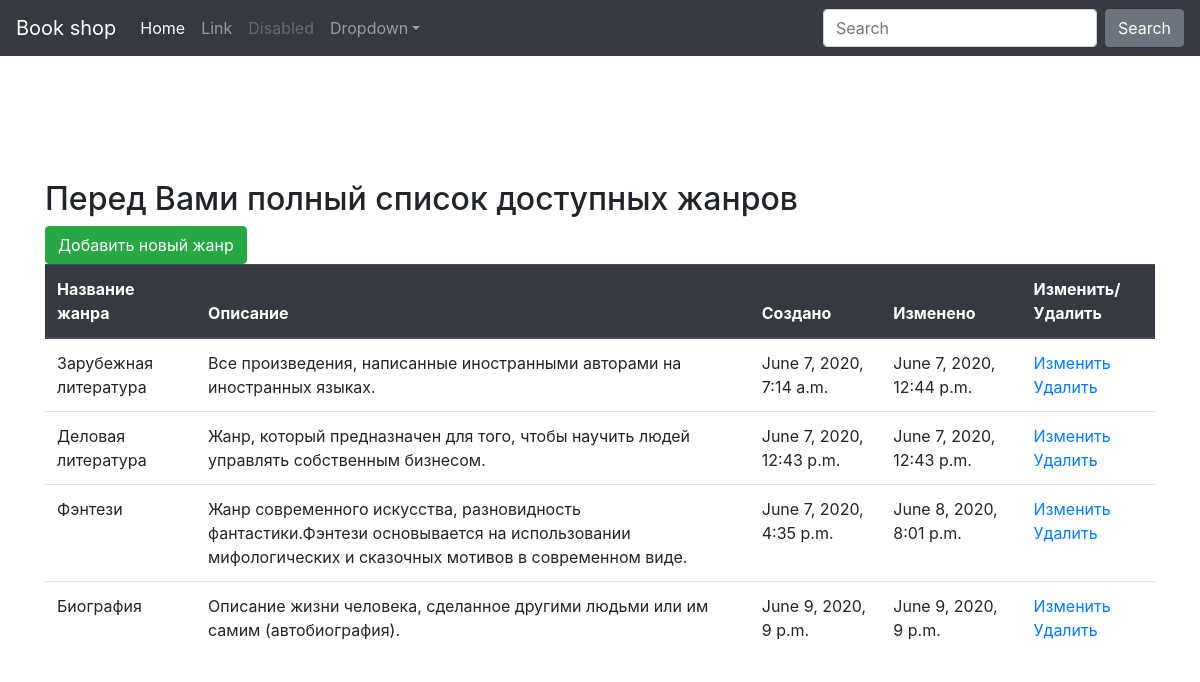
The app's page /testgenre/list-genre/ with its own data.
### testgenre/models.py (models this page shows, shortened)
class Genre(models.Model):
    name = models.CharField(
        verbose_name='Название жанра',
        max_length=50
    )
    description = models.TextField(
        verbose_name='Описание жанра',
        null=True,
        blank=True
    )
    created = models.DateTimeField(
        verbose_name="Создано",
        auto_now=False,
        auto_now_add=True
    )
    updated = models.DateTimeField(
        verbose_name="Изменено",
        auto_now=True,
        auto_now_add=False
    )

### testgenre/views.py (the view)
# urls.py: path('list-genre/', views.ListGenre.as_view(), name="list"),
class ListGenre(ListView):
    model = Genre
    template_name='testgenre/list-genre.html'
    queryset = Genre.objects.all()
    success_url = reverse_lazy('genres:list')
    context_object_name = 'genres'

### testgenre/templates/testgenre/list-genre.html (shortened to what this page needs)
{% extends 'templates/base.html' %}
{%block body%}
<div>
    <h2>Перед Вами полный список доступных жанров</h3>
        <a href="{% url 'genres:create' %}" class="btn btn-success">Добавить новый жанр</a>
        <table   width="850" class="table">
            <thead class="thead-dark">
            <tr id="id1">
                <th>Название жанра</th><th>Описание</th><th>Создано</th><th>Изменено</th><th>Изменить/Удалить</th>
            </tr>
            </thead>
            {% for obj in genres %}
                <tr>
                    <td>{{obj.name}}</td>
                    <td>{{obj.description}}</td>
                    <td>{{obj.created}}</td>
                    <td>{{obj.updated}}</td>
                    <td><a href="{% url 'genres:update' obj.pk %}">Изменить</a><br>
                        <a href="{% url 'genres:delete' obj.pk %}">Удалить</a>
                    </td>
                </tr>
            {% endfor %}
        </table>
</div>
{%endblock body%}

### static/css/starter-template.css (style rules this page uses)
body { padding-top: 5rem; }

### records on screen
Genre: name "Зарубежная литература", description "Все произведения, написанные иностранными авторами на иностранных языках.", created "June 7, 2020, 7:14 a.m.", updated "June 7, 2020, 12:44 p.m."
Genre: name "Деловая литература", description "Жанр, который предназначен для того, чтобы научить людей управлять собственным бизнесом.", created "June 7, 2020, 12:43 p.m.", updated "June 7, 2020, 12:43 p.m."
Genre: name "Фэнтези", description "Жанр современного искусства, разновидность фантастики.Фэнтези основывается на использовании мифологических и сказочных мотивов в современном виде.", created "June 7, 2020, 4:35 p.m.", updated "June 8, 2020, 8:01 p.m."
Genre: name "Биография", description "Описание жизни человека, сделанное другими людьми или им самим (автобиография).", created "June 9, 2020, 9 p.m.", updated "June 9, 2020, 9 p.m."
